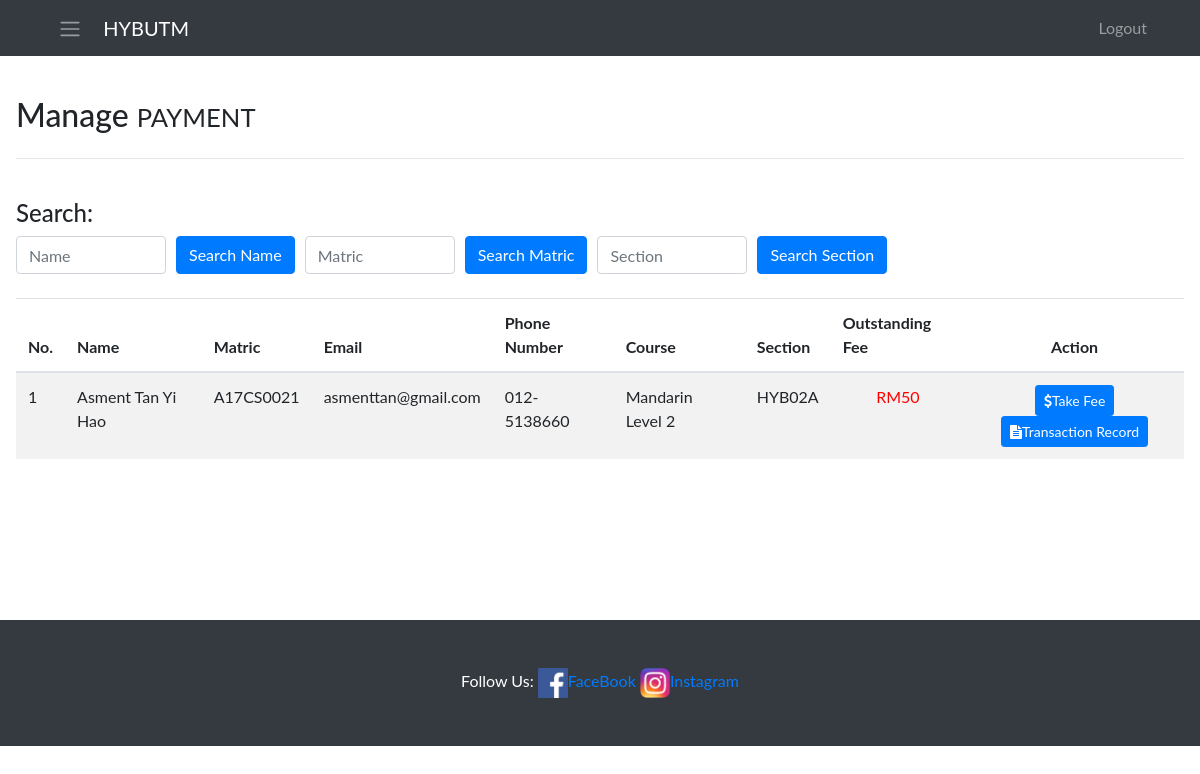
Screenshot of /Payment/managePayment.php with the database file from the repository.
### tables this page shows
CREATE TABLE `student` (
  `sid` int(11) NOT NULL,
  `username` varchar(255) NOT NULL,
  `password` varchar(255) NOT NULL,
  `name` varchar(255) NOT NULL,
  `icno` varchar(255) NOT NULL,
  `matric` varchar(255) NOT NULL,
  `school` varchar(255) NOT NULL,
  `national` varchar(255) NOT NULL,
  `year` varchar(255) NOT NULL,
  `email` varchar(255) NOT NULL,
  `pnum` varchar(255) NOT NULL,
  `course` varchar(255) NOT NULL,
  `section` varchar(11) NOT NULL,
  `status` varchar(255) NOT NULL DEFAULT 'Pending',
  `image` longblob NOT NULL,
  `outstanding` float NOT NULL DEFAULT '50',
  `paid` float NOT NULL
);

### Payment/managePayment.php (the view, shortened to what this page needs)
<!DOCTYPE html>
<html lang="en">
<head>
    <link href="../startbootstrap-blog-home-gh-pages/vendor/bootstrap/css/bootstrap.min.css" rel="stylesheet">
    <link href="https://stackpath.bootstrapcdn.com/font-awesome/4.7.0/css/font-awesome.min.css" rel="stylesheet" />
    <link href="../startbootstrap-blog-home-gh-pages/css/blog-home.css" rel="stylesheet">
</head>
<body>
    <nav class="navbar navbar-expand-lg navbar-dark bg-dark fixed-top">
        <div class="container">
            <button class="btn btn-dark" onclick="openNav()"><i class="navbar-toggler-icon"></i></button>&nbsp;&nbsp;
            <a class="navbar-brand" href="../AdminPage.php">HYBUTM</a>
            <div class="collapse navbar-collapse" id="navbarResponsive">
                <ul class="navbar-nav ml-auto">
                    <li class="nav-item">
                        <a class="nav-link" href="../logout.php">Logout</a>
                    </li>
                </ul>
            </div>
        </div>
    </nav>
    <div id="main" class="container-fluid">
        <div>
            <h2 class="my-4">Manage
                <small>PAYMENT</small>
            </h2>
            <hr>
        </div>
        <br>
        <form action="" method="post">
            <h4>Search:&nbsp;&nbsp;</h4>
            <div class="row" style="margin-left: 0;">
                <input class="form-control" style="width: 150px; margin-right:10px;" type="text" name="name" placeholder="Name">
                <input type="submit" class="btn btn-primary" name="sname" value="Search Name">
                <input class="form-control" style="width: 150px; margin-right:10px;margin-left:10px;" type="text" name="matric" placeholder="Matric">
                <input type="submit" class="btn btn-primary" name="smatric" value="Search Matric">
                <input class="form-control" style="width: 150px; margin-right:10px;margin-left:10px;" type="text" name="section" placeholder="Section">
                <input type="submit" class="btn btn-primary" name="ssection" value="Search Section">
            </div>
        </form>
        <div style="min-height:330px;">
            <br>
            <table class="table table-striped">
                <thead>
                    <th>No.</th>
                    <th>Name</th>
                    <th>Matric</th>
                    <th>Email</th>
                    <th>Phone Number</th>
                    <th>Course</th>
                    <th>Section</th>
                    <th>Outstanding Fee</th>
                    <th style="text-align: center;">Action</th>
                </thead>
                <?php
                if (isset($_POST["sname"])) {
                    $search_value = $_POST["name"];
                    include "dbConnect.php";
                    if ($conn->connect_error) {
                        echo 'Connection Faild: ' . $conn->connect_error;
                    } else {
                        $sql = "SELECT * FROM student WHERE name LIKE '%$search_value%' ORDER BY name ASC";
                        $res = $conn->query($sql);
                        $num = 1; ?>
                        <tbody>
                            <?php while ($row = $res->fetch_assoc()) { ?>
                                <tr>
                                    <td><?= $num ?></td>
                                    <td><?= $row["name"] ?></td>
                                    <td><?= $row["matric"] ?></td>
                                    <td><?= $row["email"] ?></td>
                                    <td><?= $row["pnum"] ?></td>
                                    <td><?= $row["course"] ?></td>
                                    <td><?= $row["section"] ?></td>
                                    <?php if ($row["outstanding"] > 0) { ?>
                                        <td align="center" style="color: red">RM<?= $row["outstanding"] ?></td>
                                    <?php } else { ?>
                                        <td align="center">RM<?= $row["outstanding"] ?></td>
                                    <?php } ?>
                                    <td style="text-align: center;">
                                        <button type='button' class='btn btn-primary btn-sm' data-toggle="modal" data-target="#payfees" data-id='<?= $row["username"] ?>' data-name='<?= $row["name"] ?>' data-matrix='<?= $row["matric"] ?>' data-course='<?= $row["course"] ?>' data-section='<?= $row["section"] ?>' data-balance='<?= $row["outstanding"] ?>'>
                                            <i class='fa fa-usd'></i>Take Fee</button>
                                        <a href="viewReport.php?username=<?= $row["username"] ?>" class="btn btn-primary btn-sm">
                                            <i class='fa fa-file-text'></i>Transaction Record</a>
                                    </td>
                                </tr>
                            <?php $num++;
                                    }
                                }
                            } else {
                                include "dbConnect.php";
                                if ($conn->connect_error) {
                                    echo 'Connection Faild: ' . $conn->connect_error;
                                } else {
                                    $sql = "SELECT * FROM student ORDER BY name ASC";
                                    $res = $conn->query($sql);
                                    $num = 1; ?>
                        <tbody>
                            <?php while ($row = $res->fetch_assoc()) { ?>
                                <tr>
                                    <td><?= $num ?></td>
                                    <td><?= $row["name"] ?></td>
                                    <td><?= $row["matric"] ?></td>
                                    <td><?= $row["email"] ?></td>
                                    <td><?= $row["pnum"] ?></td>
                                    <td><?= $row["course"] ?></td>
                                    <td><?= $row["section"] ?></td>
                                    <?php if ($row["outstanding"] > 0) { ?>
                                        <td align="center" style="color: red">RM<?= $row["outstanding"] ?></td>
                                    <?php } else { ?>
                                        <td align="center">RM<?= $row["outstanding"] ?></td>
                                    <?php } ?>
                                    <td style="text-align: center;">
                                        <button type='button' class='btn btn-primary btn-sm' data-toggle="modal" data-target="#payfees" data-username='<?= $row["username"] ?>' data-name='<?= $row["name"] ?>' data-matric='<?= $row["matric"] ?>' data-course='<?= $row["course"] ?>' data-section='<?= $row["section"] ?>' data-outstanding='<?= $row["outstanding"] ?>'>
                                            <i class='fa fa-usd'></i>Take Fee</button>
                                        <a href="viewReport.php?username=<?= $row["username"] ?>" class="btn btn-primary btn-sm">
                                            <i class='fa fa-file-text'></i>Transaction Record</a>
                                    </td>
                                </tr>
                    <?php $num++;
                            }
                        }
                    }
                    ?>
                        </tbody>
            </table>
        </div>
    </div>
    <footer class="py-5 bg-dark">
        <div class="container">
            <p class="m-0 text-center text-white">Follow Us:
                <a href="http://wwww.facebook.com/hybutm" target="_blank">
                    <img src="../images/fb-art.png" alt="FaceBook Page" style="width:30px;height:30px;" id="fb">FaceBook
                </a>
                <a href="https://www.instagram.com/hybutm/" target="_blank">
                    <img src="../images/ig-logo-email.png" alt="Instagram" style="width:30px;height:30px;" id="Insta">Instagram
                </a></p>
        </div>
    </footer>
</body>
</html>

### Payment/managePayment.php (style rules this page uses)
body { font-family: "Lato", sans-serif; }
#main { transition: margin-left .5s; padding: 16px; }

### rows the page displays
student: name "Asment Tan Yi Hao", matric "A17CS0021", email "asmenttan@gmail.com", pnum "012-5138660", course "Mandarin Level 2", section "HYB02A", outstanding "50"
